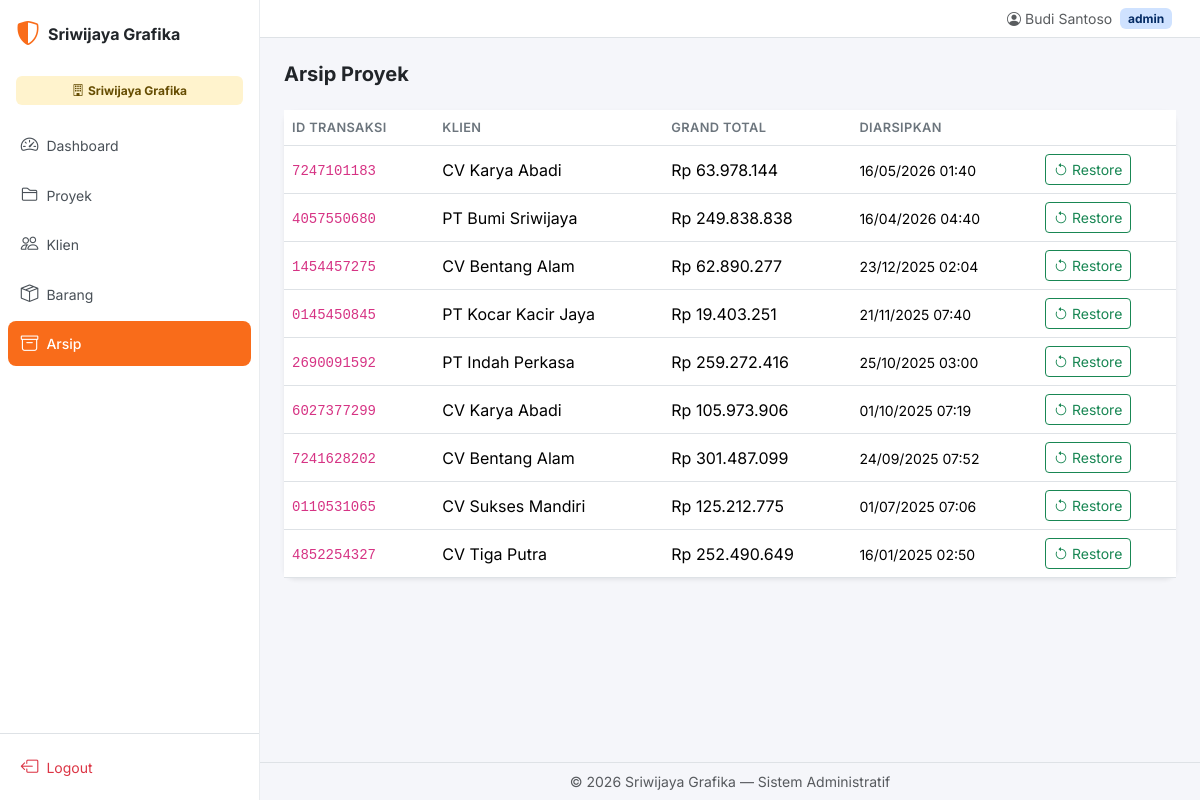
Page /arsip.php (signed in) on the committed database.
### tables this page shows
CREATE TABLE `proyek` (
  `id` int NOT NULL AUTO_INCREMENT,
  `entity_id` int DEFAULT NULL,
  `no_referensi` varchar(10) NOT NULL,
  `klien_id` int DEFAULT NULL,
  `tanggal` date NOT NULL DEFAULT (curdate()),
  `berlaku_sampai` date NOT NULL DEFAULT ((curdate() + interval 1 month)),
  `no_sp` varchar(20) DEFAULT NULL,
  `no_sk` varchar(20) DEFAULT NULL,
  `no_inv` varchar(20) DEFAULT NULL,
  `no_sj` varchar(20) DEFAULT NULL,
  `no_ba` varchar(20) DEFAULT NULL,
  `no_proforma` varchar(20) DEFAULT NULL,
  `no_inv_dp` varchar(20) DEFAULT NULL,
  `no_inv_pelunasan` varchar(20) DEFAULT NULL,
  `diskon_persen` decimal(5,2) DEFAULT '0.00',
  `ppn_persen` decimal(5,2) DEFAULT '11.00',
  `sub_total` decimal(15,2) DEFAULT '0.00',
  `dpp` decimal(15,2) DEFAULT '0.00',
  `grand_total` decimal(15,2) DEFAULT '0.00',
  `dibuat_oleh` int DEFAULT NULL,
  `is_archived` tinyint(1) DEFAULT '0',
  `created_at` timestamp NULL DEFAULT CURRENT_TIMESTAMP,
  `updated_at` timestamp NULL DEFAULT CURRENT_TIMESTAMP ON UPDATE CURRENT_TIMESTAMP,
  `dp_persen` decimal(5,1) DEFAULT '50.0',
  `waktu_pelaksanaan_hari` int DEFAULT '7',
  PRIMARY KEY (`id`),
  UNIQUE KEY `no_referensi` (`no_referensi`)
);

CREATE TABLE `klien` (
  `id` int NOT NULL AUTO_INCREMENT,
  `entity_id` int DEFAULT NULL,
  `nama_perusahaan` varchar(200) NOT NULL,
  `alamat` text,
  `npwp` varchar(30) DEFAULT NULL,
  `pic` varchar(100) DEFAULT NULL,
  `no_telp` varchar(30) DEFAULT NULL,
  `created_at` timestamp NULL DEFAULT CURRENT_TIMESTAMP,
  PRIMARY KEY (`id`)
);

### config/functions.php (called while the page is built, shortened)
<?php
function rupiah($angka): string {
    return 'Rp ' . number_format((float)$angka, 0, ',', '.');
}

### arsip.php (the view, shortened to what this page needs)
<?php
require 'config/database.php';
require 'config/functions.php';
$stmt = $pdo->prepare("
    SELECT p.*, k.nama_perusahaan
    FROM proyek p
    JOIN klien k ON p.klien_id = k.id
    WHERE p.entity_id = ? AND p.is_archived = 1
    ORDER BY p.updated_at DESC
");
$stmt->execute([$_SESSION['entity_id']]);
$arsip_list = $stmt->fetchAll();
require 'template/header.php';
?>
<div class="d-flex justify-content-between align-items-center mb-4">
  <h5 class="fw-bold mb-0">Arsip Proyek</h5>
</div>
<div class="card border-0 shadow-sm">
  <div class="card-body p-0">
    <div class="table-responsive">
      <table class="table table-hover align-middle mb-0">
        <thead>
          <tr><th>ID Transaksi</th><th>Klien</th><th>Grand Total</th><th>Diarsipkan</th><th></th></tr>
        </thead>
        <tbody>
          <?php if (!$arsip_list): ?>
          <tr><td colspan="5" class="text-center text-muted py-4">Tidak ada proyek di arsip</td></tr>
          <?php else: ?>
          <?php foreach ($arsip_list as $p): ?>
          <tr>
            <td><code><?= htmlspecialchars($p['no_referensi']) ?></code></td>
            <td><?= htmlspecialchars($p['nama_perusahaan']) ?></td>
            <td><?= rupiah($p['grand_total']) ?></td>
            <td><small><?= date('d/m/Y H:i', strtotime($p['updated_at'])) ?></small></td>
            <td>
              <a href="?restore=<?= $p['id'] ?>" class="btn btn-sm btn-outline-success" onclick="return confirm('Kembalikan proyek ini?')">
                <i class="bi bi-arrow-counterclockwise"></i> Restore
              </a>
            </td>
          </tr>
          <?php endforeach; ?>
          <?php endif; ?>
        </tbody>
      </table>
    </div>
  </div>
</div>
<?php require 'template/footer.php'; ?>

### assets/css/style.css (style rules this page uses)
:root { --primary: #F96C1A; --primary-hover: #e05e12; --bs-primary: #F96C1A; --bs-primary-rgb: 249, 108, 26; }
body { font-family: 'Inter', -apple-system, BlinkMacSystemFont, sans-serif; background: #f5f6fa; }
.table th { font-weight: 600; font-size: 0.8rem; text-transform: uppercase; letter-spacing: 0.03em; color: #6c757d; }
.card { border-radius: 12px; }

### rows in the picture
proyek: no_referensi "7247101183", klien.nama_perusahaan "CV Karya Abadi", grand_total "Rp 63.978.144", updated_at "16/05/2026 01:40"
proyek: no_referensi "4057550680", klien.nama_perusahaan "PT Bumi Sriwijaya", grand_total "Rp 249.838.838", updated_at "16/04/2026 04:40"
proyek: no_referensi "1454457275", klien.nama_perusahaan "CV Bentang Alam", grand_total "Rp 62.890.277", updated_at "23/12/2025 02:04"
proyek: no_referensi "0145450845", klien.nama_perusahaan "PT Kocar Kacir Jaya", grand_total "Rp 19.403.251", updated_at "21/11/2025 07:40"
proyek: no_referensi "2690091592", klien.nama_perusahaan "PT Indah Perkasa", grand_total "Rp 259.272.416", updated_at "25/10/2025 03:00"
proyek: no_referensi "6027377299", klien.nama_perusahaan "CV Karya Abadi", grand_total "Rp 105.973.906", updated_at "01/10/2025 07:19"
proyek: no_referensi "7241628202", klien.nama_perusahaan "CV Bentang Alam", grand_total "Rp 301.487.099", updated_at "24/09/2025 07:52"
proyek: no_referensi "0110531065", klien.nama_perusahaan "CV Sukses Mandiri", grand_total "Rp 125.212.775", updated_at "01/07/2025 07:06"
proyek: no_referensi "4852254327", klien.nama_perusahaan "CV Tiga Putra", grand_total "Rp 252.490.649", updated_at "16/01/2025 02:50"

### other values in the picture
$_SESSION['entity_name'] "Sriwijaya Grafika"
$_SESSION['user_nama'] "Budi Santoso"
$_SESSION['role'] "admin"
